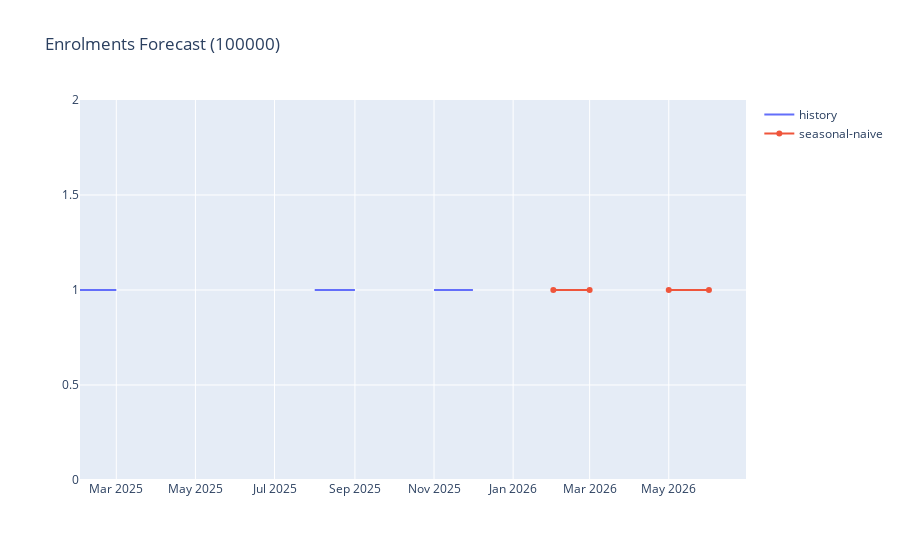

The cell this chart's notebook holds for it:
### Markdown cell above
## Predictive Baseline
Seasonal-naive forecast (12-month season) as a simple baseline.

### Code cell
# Seasonal-naive forecast for a selected state
if len(monthly):
    cand = monthly['state'].dropna().unique().tolist()
    STATE = cand[0] if cand else None
else:
    STATE = None

if STATE is not None:
    ts = monthly[monthly['state'] == STATE].set_index('year_month')['enrol_count'].asfreq('MS')
    season = 12
    horizon = 6
    if len(ts) == 0:
        raise ValueError('No data for selected state')
    last_season = ts.iloc[-season:] if len(ts) >= season else ts.iloc[-min(3, len(ts)):]
    fcst_index = pd.date_range(ts.index.max() + pd.offsets.MonthBegin(1), periods=horizon, freq='MS')
    fcst_vals = np.resize(last_season.values, horizon)
    fig = go.Figure()
    fig.add_trace(go.Scatter(x=ts.index, y=ts.values, mode='lines', name='history'))
    fig.add_trace(go.Scatter(x=fcst_index, y=fcst_vals, mode='lines+markers', name='seasonal-naive'))
    fig.update_layout(title=f'Enrolments Forecast ({STATE})')
    fig.show()

### Figure 1 — Plotly figure (JSON) as saved in the notebook; plotly's stock layout.template omitted (floating-point values rounded to 4 significant figures)
{"data": [{"mode": "lines", "name": "history", "type": "scatter", "x": ["2025-02-01T00:00:00.000000000", "2025-03-01T00:00:00.000000000", "2025-04-01T00:00:00.000000000", "2025-05-01T00:00:00.000000000", "2025-06-01T00:00:00.000000000", "2025-07-01T00:00:00.000000000", "2025-08-01T00:00:00.000000000", "2025-09-01T00:00:00.000000000", "2025-10-01T00:00:00.000000000", "2025-11-01T00:00:00.000000000", "2025-12-01T00:00:00.000000000"], "y": [1.0, 1.0, NaN, NaN, NaN, NaN, 1.0, 1.0, NaN, 1.0, 1.0]}, {"mode": "lines+markers", "name": "seasonal-naive", "type": "scatter", "x": ["2026-01-01T00:00:00.000000000", "2026-02-01T00:00:00.000000000", "2026-03-01T00:00:00.000000000", "2026-04-01T00:00:00.000000000", "2026-05-01T00:00:00.000000000", "2026-06-01T00:00:00.000000000"], "y": [NaN, 1.0, 1.0, NaN, 1.0, 1.0]}], "layout": {"title": {"text": "Enrolments Forecast (100000)"}}}
